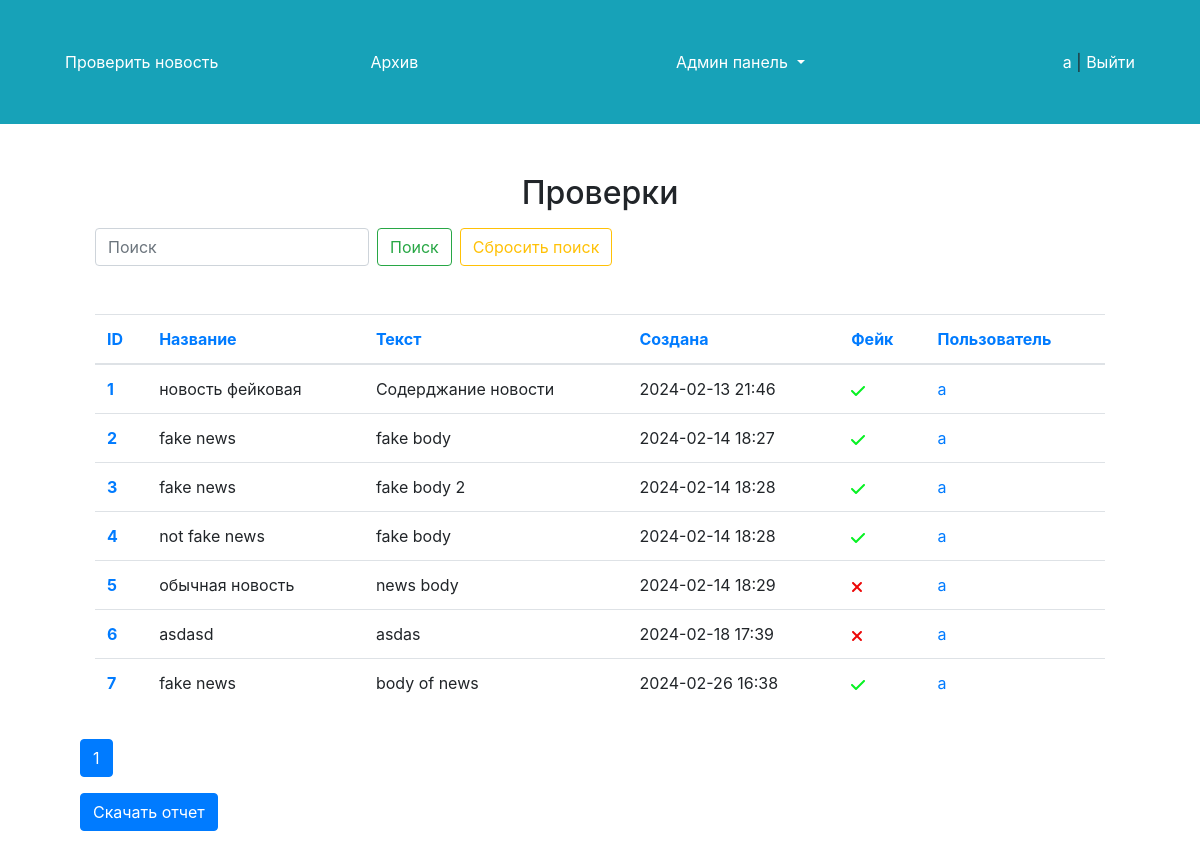
/stats/checks/ (signed in), run on the app's committed database.
### checks/models.py (models this page shows, shortened)
class News(models.Model):
    user = models.ForeignKey(User, related_name="news", on_delete=models.CASCADE)
    title = models.CharField(max_length=512)
    body = models.TextField()
    created = models.DateTimeField(auto_now_add=True)
    is_fake = models.BooleanField(null=True, blank=True, default=None)
    class Meta:
        verbose_name = "Новость"
        verbose_name_plural = "Новости"

### stats/views.py (the view)
# urls.py: path('checks/', views.ChecksListView.as_view(), name='checks'),
@method_decorator(admin_only, name="dispatch")
class ChecksListView(LoginRequiredMixin, ListView):
    paginate_by = 10
    model = News
    context_object_name = "checks"
    template_name = "stats/list-checks.html"
    def get_queryset(self):
        qs = super().get_queryset().order_by("created")
        q = self.request.GET.get("q", None)
        order_by = self.request.GET.get("order_by", None)
        if order_by:
            qs = qs.order_by(order_by)
        if q:
            qs = qs.filter(q_search_checks(q))
        return qs
    def get_context_data(self, **kwargs):
        context = super().get_context_data(**kwargs)
        context['titles'] = {"ID": "id", "Название": "title", "Текст": "body", "Создана": "created", "Фейк": "is_fake", "Пользователь": "user"}
        return context

### stats/templates/stats/list-checks.html (shortened to what this page needs)
{% extends "base.html" %}
{% block content %}
<div class="section container">
    <div class="row justify-content-center">
        <div class="col">
            <h1>Проверки</h1>
        </div>
    </div>
    <div class="row mt-3">
        <div class="col">
            <form class="form-inline my-2 my-lg-0">
              <input class="form-control mr-sm-2" type="search" name="q" placeholder="Поиск" aria-label="Search">
              <button class="btn btn-outline-success my-2 my-sm-0" type="submit">Поиск</button>
              <a href="{% url 'checks' %}" class="btn btn-outline-warning ml-2 my-2 my-sm-0" type="submit">Сбросить поиск</a>
            </form>
        </div>
    </div>
    <div class="row">
        <div class="col">
            <table class="table mt-5">
                <thead>
                    <tr>
                        {% for title, order in titles.items %}
                        <th scope="col" class="{% if order == request.GET.order_by or order in request.GET.order_by and request.GET.order_by.0 == '-'  %}bg-light{% endif %}">
                            <a
                                href="{% if not request.GET.order_by.0 == '-' or order not in request.GET.order_by %}?order_by={% if request.GET.order_by == order %}-{% endif %}{{ order }}{% else %}{% url 'checks' %}{% endif %}">
                            {{ title }}
                            </a>
                        </th>
                        {% endfor %}
                    </tr>
                </thead>
                <tbody>
                    {% for check in checks %}
                    <tr>
                        <th scope="row"><a href="{% url 'checks-details' check.pk %}">{{ check.id }}</a></th>
                        <td>{{ check.title|truncatechars:20 }}</td>
                        <td>{{ check.body|truncatechars:20 }}</td>
                        <td>{{ check.created|date:"Y-m-d H:i" }}</td>
                        <td>
                        </td>
                        <td><a href="{% url 'users-edit' check.user.id %}">{{ check.user.username }}</a></td>
                    </tr>
                    {% endfor %}
                </tbody>
            </table>
        </div>
    </div>
    <div class="row mt-3">
        <nav aria-label="Page navigation example">
            <ul class="pagination">
              {% for page_num in page_obj.paginator.page_range %}
              <li class="page-item {% if page_obj.number == page_num %}active{% endif %}"><a class="page-link" href="?page={{ page_num }}">{{ page_num }}</a></li>
              {% endfor %}
            </ul>
        </nav>
    </div>
    <div class="row mt-3">
        <a href="{% url 'users-checks-pdf' %}" class="btn btn-primary">Скачать отчет</a>
    </div>
</div>
{% endblock %}

### templates/base.html (shortened to what this page needs)
{% load static %}
<!DOCTYPE html>
<html lang="ru">
<head>
    <link rel="stylesheet" href="https://cdn.jsdelivr.net/npm/bootstrap@4.3.1/dist/css/bootstrap.min.css">
	<link rel="stylesheet" href="{% static 'css/normalize.css' %}">
	<link rel="stylesheet" href="{% static 'css/style.css' %}">
</head>
<body>
	<header class="header bg-info">
		<div class="container">
			<ul class="header-menu row d-flex justify-content-end">
				<li class="col">
					<a href="{% url 'index' %}">Проверить новость</a>
				</li>
				<li class="col">
					<a href="{% url 'archive' %}">Архив</a>
				</li>
				{% if user.is_staff %}
				<li class="col">
					<div class="dropdown">
					  <a class="dropdown-toggle text-white" href="#" id="dropdownMenuButton" data-toggle="dropdown" aria-haspopup="true" aria-expanded="false">
						Админ панель
					  </a>
					</div>
				</li>
				{% endif %}
                <li class="header-menu__item_right col-2 text-right">
                    {% if user.is_authenticated %}
                    <a href="{% url 'profile' %}">{{ user.username }}</a> | <a href="{% url 'logout' %}">Выйти</a>
                    {% else %}
                    <a href="{% url 'login' %}">Войти</a>
                    {% endif%}
                </li>
			</ul>
		</div>
	</header>
	<main class="main">
		<div class="container">
		    {% block content %}
            {% endblock %}
		</div>
	</main>
</body>
</html>

### static/css/style.css (style rules this page uses)
ul { list-style: none; }
h1 { text-align: center; }
.section { padding: 50px; }
.header { padding: 50px; }
.header-menu a { color: white; }
.header-menu__item_right { margin-left: auto; }

### stats/templates/stats/list-checks.html (style rules this page uses)
svg { fill:#ed0707 }

### data on the page
News: id "1", title "новость фейковая", body "Содерджание новости", created "2024-02-13 21:46", is_fake True (drawn), user.username "a"
News: id "2", title "fake news", body "fake body", created "2024-02-14 18:27", is_fake True (drawn), user.username "a"
News: id "3", title "fake news", body "fake body 2", created "2024-02-14 18:28", is_fake True (drawn), user.username "a"
News: id "4", title "not fake news", body "fake body", created "2024-02-14 18:28", is_fake True (drawn), user.username "a"
News: id "5", title "обычная новость", body "news body", created "2024-02-14 18:29", is_fake False (drawn), user.username "a"
News: id "6", title "asdasd", body "asdas", created "2024-02-18 17:39", is_fake False (drawn), user.username "a"
News: id "7", title "fake news", body "body of news", created "2024-02-26 16:38", is_fake True (drawn), user.username "a"

### other printed values
{{ user.username }} "a"
{{ title }} "ID" "Название" "Текст" "Создана" "Фейк" "Пользователь"
{{ page_num }} "1"
